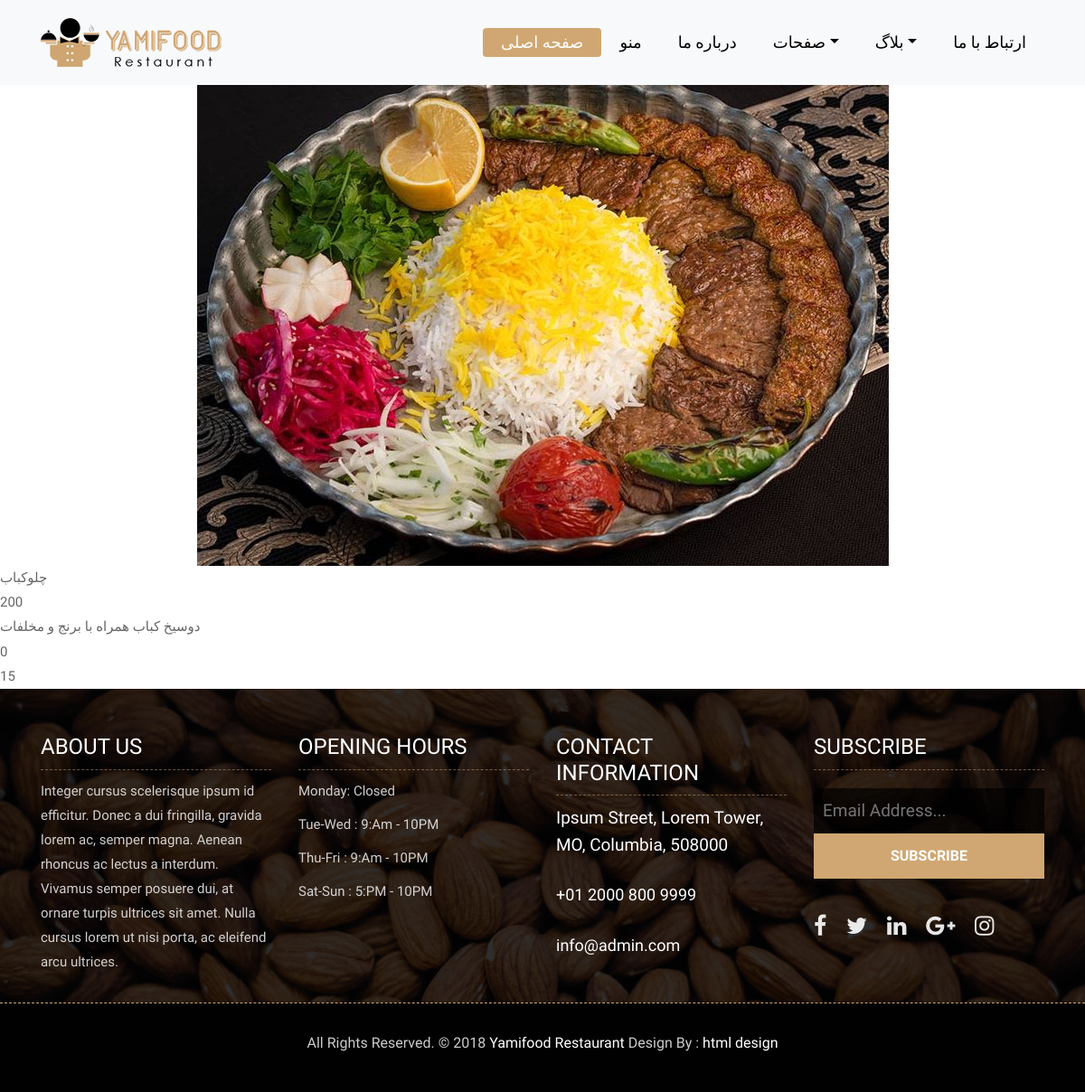
Page /foods/9/ on the committed database.
### foods/models.py (models this page shows)
class Foods(models.Model):
    FOOD_TYPE=[
        ('drinks','نوشیدنی'),
        ('dinner','صبحانه'),
        ('lunch','غذای اصلی'),
    ]
    name  = models.CharField(_('اسم'), max_length=50)
    info  = models.CharField(_('توضیحات'),max_length=100)
    rate  = models.IntegerField (_("امتیاز"),default=0)
    price = models.IntegerField(_('قیمت'))
    time  = models.IntegerField(_("زمان آماده شدن"))
    date  = models.DateField(_("تاریخ ثبت"),auto_now=False,auto_now_add=True)
    photo = models.ImageField(upload_to='food_images/')
    type_food = models.CharField(_('نوع خوراکی'),max_length=10,choices=FOOD_TYPE,default='drink')
    def __str__(self):
        return self.name
    class Meta:
        verbose_name = ' غذا'
        verbose_name_plural = 'غذاها'

### foods/views.py (the view)
def food_detail(requste,id):
    food = Foods.objects.get(id = id)
    context = {
        'food': food
    }
    return render(requste,'foods/detail.html',context)

### foods/templates/foods/detail.html (shortened to what this page needs)
{% extends 'base.html' %}
{% block content %}
<p>
</p>
<center> <img src = "{{food.photo.url}}"> </center>
<ul >
    <li > {{ food }}  </li>
    <li> {{ food.price }} </li>
    <li> {{ food.info }} </li>
    <li> {{ food.rate }} </li>
    <li> {{ food.time }} </li>
</ul>
{% endblock content %}

### static/css/style.css (style rules this page uses)
body { color: #666666; font-size: 15px; font-family: 'Athiti', sans-serif; line-height: 1.80857; }
ul, li, ol { list-style: none; margin: 0px; padding: 0px; }

### rows in the picture
Foods: photo (picture), name "چلوکباب", price "200", info "دوسیخ کباب همراه با برنج و مخلفات", rate "0", time "15"
